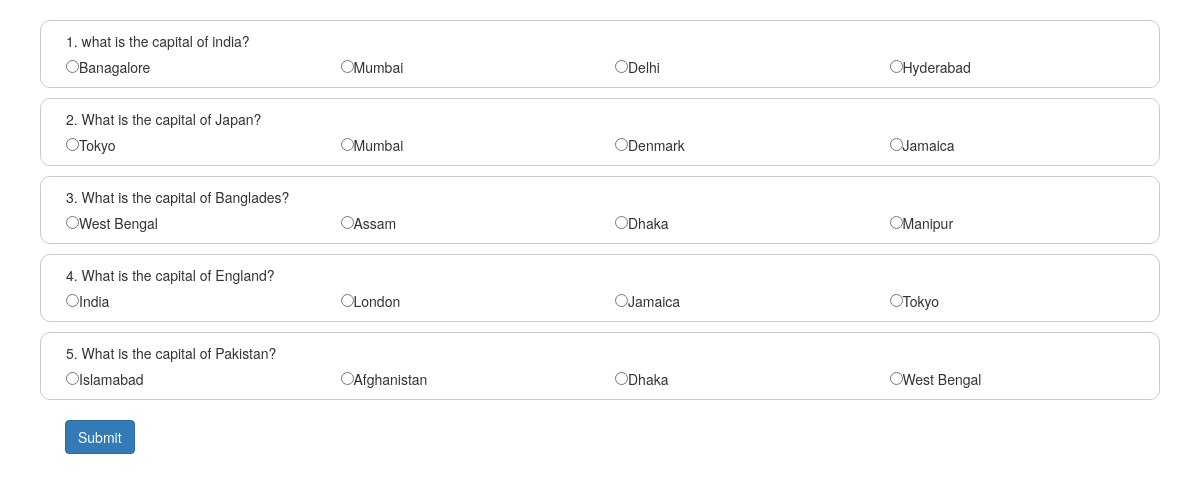
Page /exam on the committed database.
### examtest/models.py (models this page shows)
class Questions(models.Model):
    question = models.CharField(max_length=255)
    choice_1 = models.CharField(max_length=255)
    choice_2 = models.CharField(max_length=255)
    choice_3 = models.CharField(max_length=255)
    choice_4 = models.CharField(max_length=255)
    correct_answer = models.CharField(max_length=255)
    created_on = models.DateTimeField(auto_now_add=True)

### examtest/views.py (the view, shortened to what this page needs)
# urls.py: path('exam', views.exam, name='exam'),
def exam(request):
    question_data = Questions.objects.all()
    return render(request, 'examtest/exam.html',{'question_data': question_data})

### examtest/templates/examtest/exam.html (shortened to what this page needs)
<!DOCTYPE html>
<html lang="en">
<head>
  <link rel="stylesheet" href="https://maxcdn.bootstrapcdn.com/bootstrap/3.4.1/css/bootstrap.min.css">
</head>
<div class="container b1">
    <form method="post" name="exam">
        {% for questions_get in question_data %}
            <div class="row bostyles">
                <div class="col-md-12">
                    {{ forloop.counter }}. {{ questions_get.question }}</div>
                 <div class="col-md-3"><input type="radio" name="answer{{ questions_get.id }}[]" value="{{ questions_get.choice_1 }}">{{ questions_get.choice_1 }}</div>
                <div class="col-md-3"><input type="radio" name="answer{{ questions_get.id }}[]" value="{{ questions_get.choice_2 }}">{{ questions_get.choice_2 }}</div>
                <div class="col-md-3"><input type="radio" name="answer{{ questions_get.id }}[]" value="{{ questions_get.choice_3 }}">{{ questions_get.choice_3 }}</div>
                <div class="col-md-3"><input type="radio" name="answer{{ questions_get.id }}[]" value="{{ questions_get.choice_4 }}">{{ questions_get.choice_4 }}</div>
            </div>
        {% endfor %}
        <div class="row b1styles">
            <div class="col-md-6">
            <button class="btn btn-primary">Submit</button>
                </div>
        </div>
    </form>
</div>
</body>
</html>

### examtest/templates/examtest/exam.html (style rules this page uses)
.b1 { #border:1px solid #ccc; margin-top:10px; }
.bostyles { border:1px solid #ccc; border-radius:10px; margin:10px; padding:10px; }
.col-md-12 { padding-bottom:5px; }
.b1styles { margin:10px; padding:10px; }

### rows in the picture
Questions: question "what is the capital of india?", choice_1 "Banagalore", choice_2 "Mumbai", choice_3 "Delhi", choice_4 "Hyderabad"
Questions: question "What is the capital of Japan?", choice_1 "Tokyo", choice_2 "Mumbai", choice_3 "Denmark", choice_4 "Jamaica"
Questions: question "What is the capital of Banglades?", choice_1 "West Bengal", choice_2 "Assam", choice_3 "Dhaka", choice_4 "Manipur"
Questions: question "What is the capital of England?", choice_1 "India", choice_2 "London", choice_3 "Jamaica", choice_4 "Tokyo"
Questions: question "What is the capital of Pakistan?", choice_1 "Islamabad", choice_2 "Afghanistan", choice_3 "Dhaka", choice_4 "West Bengal"
